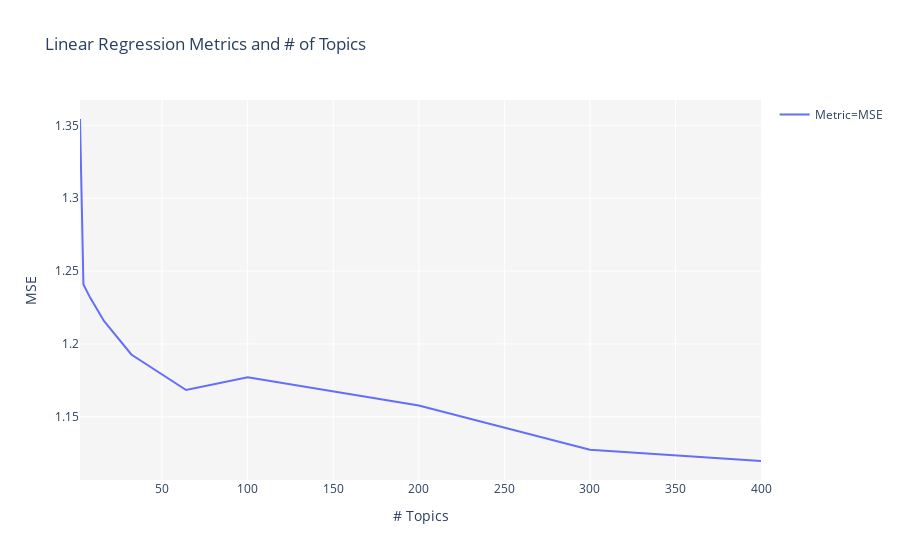

Notebook source saved alongside this figure:
### Code cell
from pycaret.nlp import *

su_1 = setup(data=df, target='text', custom_stopwords=stop_words, session_id=21)
m1 = create_model(model='lda', multi_core=False)
lda_data = assign_model(m1)
lda_data.head()
evaluate_model(m1)

tuned_lda = tune_model(model='lda', multi_core=False, supervised_target='stars', estimator=None, optimize='MSE', auto_fe=True, fold=10)

# Non-negative Matrix Factoring
"""
m2 = create_model(model='nmf', multi_core=True)
nmf_data = assign_model(m2)
nmf_data.head()
nmf_data.columns
nmf_data.drop(['text', 'Dominant_Topic', 'Perc_Dominant_Topic'], axis=1, inplace=True)
nmf_data.head()
"""

### Figure 1 — Plotly figure (JSON) as saved in the notebook; plotly's stock layout.template omitted (floating-point values rounded to 4 significant figures)
{"data": [{"hoverlabel": {"namelength": 0}, "hovertemplate": "Metric=MSE<br># Topics=%{x}<br>MSE=%{y}", "legendgroup": "Metric=MSE", "line": {"color": "#636efa", "dash": "solid", "shape": "linear"}, "mode": "lines", "name": "Metric=MSE", "showlegend": true, "type": "scatter", "x": [2, 4, 8, 16, 32, 64, 100, 200, 300, 400], "xaxis": "x", "y": [1.354, 1.241, 1.232, 1.216, 1.193, 1.168, 1.177, 1.158, 1.127, 1.12], "yaxis": "y"}], "layout": {"legend": {"tracegroupgap": 0}, "plot_bgcolor": "rgb(245,245,245)", "title": {"text": "Linear Regression Metrics and # of Topics"}, "xaxis": {"anchor": "y", "domain": [0, 1], "title": {"text": "# Topics"}}, "yaxis": {"anchor": "x", "domain": [0, 1], "title": {"text": "MSE"}}}}
